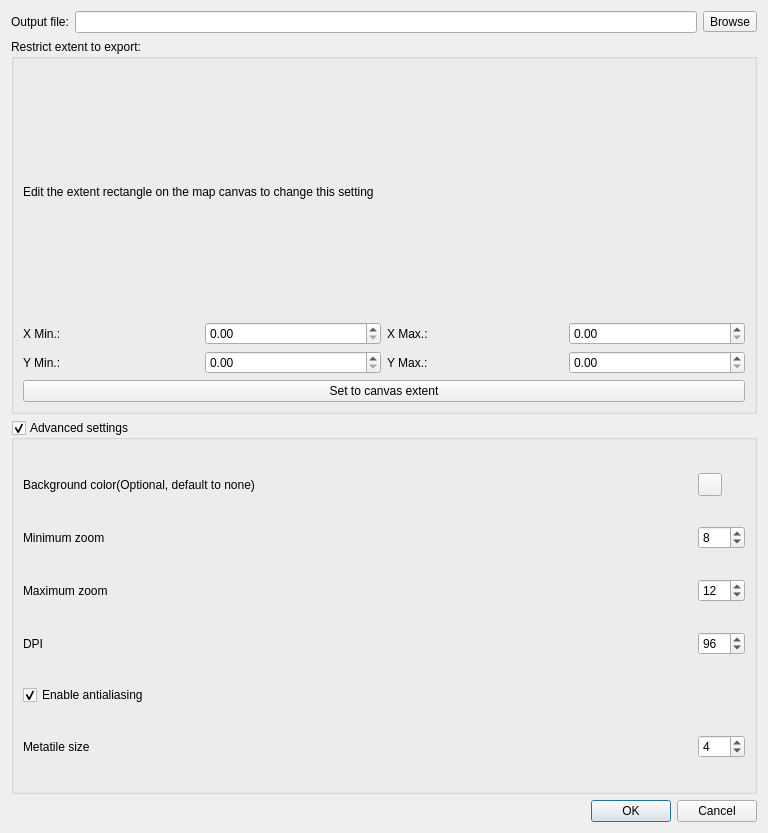
<?xml version="1.0" encoding="UTF-8"?>
<ui version="4.0">
 <class>KadasMbtilesExportDialog</class>
 <widget class="QDialog" name="KadasMbtilesExportDialog">
  <property name="geometry">
   <rect>
    <x>0</x>
    <y>0</y>
    <width>768</width>
    <height>833</height>
   </rect>
  </property>
  <property name="sizePolicy">
   <sizepolicy hsizetype="Preferred" vsizetype="Minimum">
    <horstretch>0</horstretch>
    <verstretch>0</verstretch>
   </sizepolicy>
  </property>
  <property name="windowTitle">
   <string>MbTiles Project Export</string>
  </property>
  <layout class="QVBoxLayout" name="verticalLayout">
   <property name="sizeConstraint">
    <enum>QLayout::SetMinimumSize</enum>
   </property>
   <item>
    <layout class="QHBoxLayout" name="horizontalLayout">
     <item>
      <widget class="QLabel" name="labelOutputFile">
       <property name="text">
        <string>Output file:</string>
       </property>
      </widget>
     </item>
     <item>
      <widget class="QLineEdit" name="lineEditOutputFile">
       <property name="readOnly">
        <bool>true</bool>
       </property>
      </widget>
     </item>
     <item>
      <widget class="QToolButton" name="buttonSelectFile">
       <property name="sizePolicy">
        <sizepolicy hsizetype="Fixed" vsizetype="Fixed">
         <horstretch>0</horstretch>
         <verstretch>0</verstretch>
        </sizepolicy>
       </property>
       <property name="text">
        <string>Browse</string>
       </property>
      </widget>
     </item>
    </layout>
   </item>
   <item>
    <widget class="QGroupBox" name="mGroupBoxExtent">
     <property name="sizePolicy">
      <sizepolicy hsizetype="Minimum" vsizetype="Minimum">
       <horstretch>0</horstretch>
       <verstretch>0</verstretch>
      </sizepolicy>
     </property>
     <property name="title">
      <string>Restrict extent to export:</string>
     </property>
     <property name="checkable">
      <bool>false</bool>
     </property>
     <property name="checked">
      <bool>false</bool>
     </property>
     <layout class="QGridLayout" name="gridLayout_2">
      <item row="1" column="2">
       <widget class="QLabel" name="mLabelXMax">
        <property name="text">
         <string>X Max.:</string>
        </property>
       </widget>
      </item>
      <item row="3" column="0" colspan="4">
       <widget class="QPushButton" name="buttonSetToCanvasExtent">
        <property name="text">
         <string>Set to canvas extent</string>
        </property>
       </widget>
      </item>
      <item row="0" column="0" colspan="4">
       <widget class="QLabel" name="label">
        <property name="sizePolicy">
         <sizepolicy hsizetype="Minimum" vsizetype="Preferred">
          <horstretch>0</horstretch>
          <verstretch>0</verstretch>
         </sizepolicy>
        </property>
        <property name="text">
         <string>Edit the extent rectangle on the map canvas to change this setting</string>
        </property>
       </widget>
      </item>
      <item row="1" column="3">
       <widget class="QDoubleSpinBox" name="mSpinBoxXMax"/>
      </item>
      <item row="2" column="2">
       <widget class="QLabel" name="mLabelYMax">
        <property name="text">
         <string>Y Max.:</string>
        </property>
       </widget>
      </item>
      <item row="1" column="1">
       <widget class="QDoubleSpinBox" name="mSpinBoxXMin"/>
      </item>
      <item row="2" column="1">
       <widget class="QDoubleSpinBox" name="mSpinBoxYMin"/>
      </item>
      <item row="1" column="0">
       <widget class="QLabel" name="mlabelXMin">
        <property name="text">
         <string>X Min.:</string>
        </property>
       </widget>
      </item>
      <item row="2" column="0">
       <widget class="QLabel" name="mLabelYMin">
        <property name="text">
         <string>Y Min.:</string>
        </property>
       </widget>
      </item>
      <item row="2" column="3">
       <widget class="QDoubleSpinBox" name="mSpinBoxYMax"/>
      </item>
     </layout>
    </widget>
   </item>
   <item>
    <widget class="QgsCollapsibleGroupBox" name="mGroupBox">
     <property name="enabled">
      <bool>true</bool>
     </property>
     <property name="sizePolicy">
      <sizepolicy hsizetype="Preferred" vsizetype="Preferred">
       <horstretch>0</horstretch>
       <verstretch>0</verstretch>
      </sizepolicy>
     </property>
     <property name="title">
      <string>Advanced settings</string>
     </property>
     <property name="checkable">
      <bool>true</bool>
     </property>
     <layout class="QGridLayout" name="gridLayout_3">
      <item row="9" column="2">
       <widget class="QSpinBox" name="minZoomSpinBox">
        <property name="maximum">
         <number>25</number>
        </property>
        <property name="value">
         <number>8</number>
        </property>
       </widget>
      </item>
      <item row="15" column="2">
       <widget class="QSpinBox" name="metaTileSizeSpinBox">
        <property name="minimum">
         <number>1</number>
        </property>
        <property name="maximum">
         <number>20</number>
        </property>
        <property name="value">
         <number>4</number>
        </property>
       </widget>
      </item>
      <item row="9" column="0">
       <widget class="QLabel" name="label_5">
        <property name="text">
         <string>Minimum zoom</string>
        </property>
       </widget>
      </item>
      <item row="12" column="2">
       <widget class="QSpinBox" name="DPISpinBox">
        <property name="minimum">
         <number>48</number>
        </property>
        <property name="maximum">
         <number>600</number>
        </property>
        <property name="value">
         <number>96</number>
        </property>
       </widget>
      </item>
      <item row="10" column="0">
       <widget class="QLabel" name="label_6">
        <property name="text">
         <string>Maximum zoom</string>
        </property>
       </widget>
      </item>
      <item row="10" column="2">
       <widget class="QSpinBox" name="maxZoomSpinBox">
        <property name="maximum">
         <number>25</number>
        </property>
        <property name="value">
         <number>12</number>
        </property>
       </widget>
      </item>
      <item row="15" column="0">
       <widget class="QLabel" name="label_8">
        <property name="text">
         <string>Metatile size</string>
        </property>
       </widget>
      </item>
      <item row="14" column="0">
       <widget class="QCheckBox" name="checkBoxAntialiasing">
        <property name="text">
         <string>Enable antialiasing</string>
        </property>
        <property name="checked">
         <bool>true</bool>
        </property>
       </widget>
      </item>
      <item row="2" column="2">
       <widget class="QgsColorButton" name="mColorButton">
        <property name="color">
         <color alpha="0">
          <red>0</red>
          <green>0</green>
          <blue>0</blue>
         </color>
        </property>
        <property name="allowOpacity">
         <bool>true</bool>
        </property>
        <property name="defaultColor">
         <color alpha="0">
          <red>0</red>
          <green>0</green>
          <blue>0</blue>
         </color>
        </property>
        <property name="showNoColor">
         <bool>false</bool>
        </property>
       </widget>
      </item>
      <item row="12" column="0">
       <widget class="QLabel" name="label_7">
        <property name="text">
         <string>DPI</string>
        </property>
       </widget>
      </item>
      <item row="2" column="0">
       <widget class="QLabel" name="label_3">
        <property name="text">
         <string>Background color(Optional, default to none)</string>
        </property>
       </widget>
      </item>
     </layout>
    </widget>
   </item>
   <item>
    <widget class="QDialogButtonBox" name="buttonBox">
     <property name="orientation">
      <enum>Qt::Horizontal</enum>
     </property>
     <property name="standardButtons">
      <set>QDialogButtonBox::Cancel|QDialogButtonBox::Ok</set>
     </property>
    </widget>
   </item>
  </layout>
 </widget>
 <customwidgets>
  <customwidget>
   <class>QgsCollapsibleGroupBox</class>
   <extends>QGroupBox</extends>
   <header>qgscollapsiblegroupbox.h</header>
   <container>1</container>
  </customwidget>
  <customwidget>
   <class>QgsColorButton</class>
   <extends>QToolButton</extends>
   <header>qgscolorbutton.h</header>
  </customwidget>
 </customwidgets>
 <resources/>
 <connections>
  <connection>
   <sender>buttonBox</sender>
   <signal>accepted()</signal>
   <receiver>KadasMbtilesExportDialog</receiver>
   <slot>accept()</slot>
   <hints>
    <hint type="sourcelabel">
     <x>248</x>
     <y>254</y>
    </hint>
    <hint type="destinationlabel">
     <x>157</x>
     <y>274</y>
    </hint>
   </hints>
  </connection>
  <connection>
   <sender>buttonBox</sender>
   <signal>rejected()</signal>
   <receiver>KadasMbtilesExportDialog</receiver>
   <slot>reject()</slot>
   <hints>
    <hint type="sourcelabel">
     <x>316</x>
     <y>260</y>
    </hint>
    <hint type="destinationlabel">
     <x>286</x>
     <y>274</y>
    </hint>
   </hints>
  </connection>
 </connections>
</ui>
